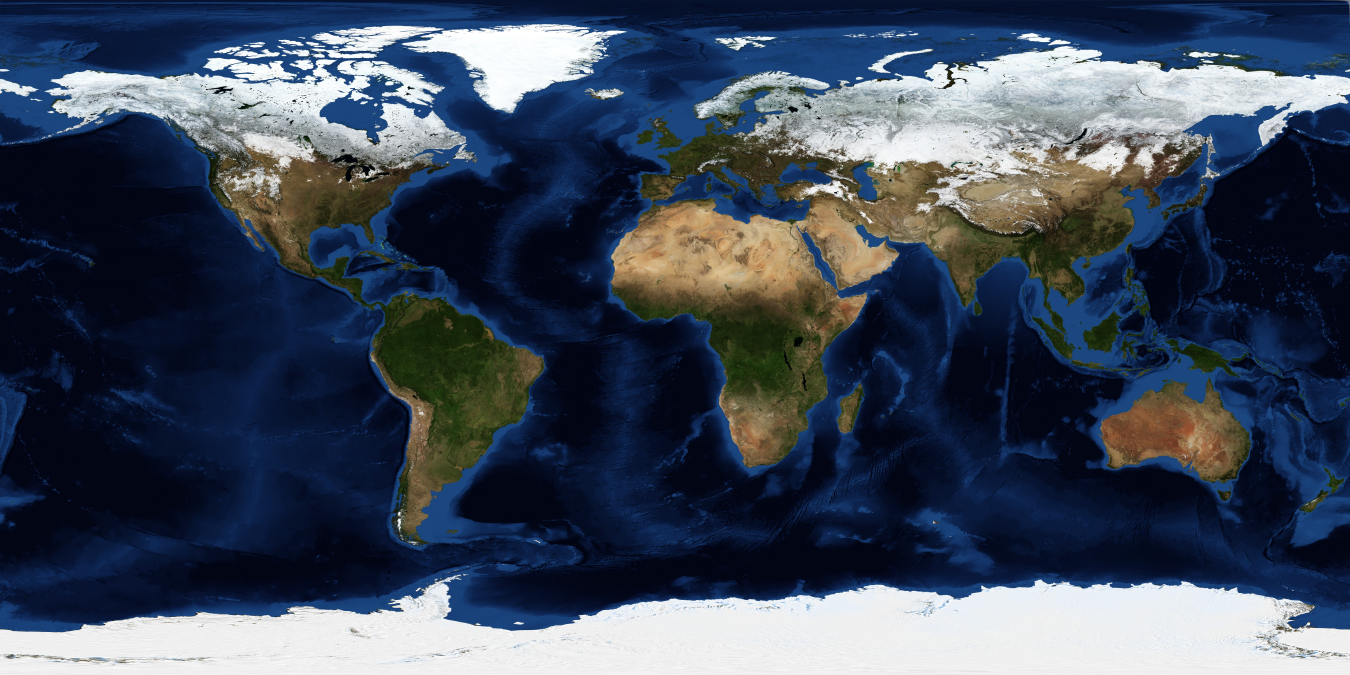
#> input picture assets/nasa_blue_marble_2004_12_5400x2700.jpg, 5400 x 2700 px (shown at 1/4 size)
$ python render_sanya_isr_earth.py
#> lines starting #> are read from the running program, lines starting #| are printed output that depends on the picture
#> in render, texture is the input picture: PIL image 5400x2700 RGB; mean R, G, B 63.2, 73.7, 90.8
#!/usr/bin/env python3
"""
Render an open-source NASA Earth texture with the Sanya ISR radar location.

Data provenance:
  Earth texture: NASA Earth Observatory, Blue Marble Next Generation,
  "world.topo.bathy.200412.3x5400x2700.jpg"
  https://visibleearth.nasa.gov/images/73934/topography

Run:
  conda run -n base python render_sanya_isr_earth.py
"""

from __future__ import annotations

from pathlib import Path
from urllib.request import urlretrieve

import matplotlib.pyplot as plt
from matplotlib.lines import Line2D
from mpl_toolkits.mplot3d import proj3d
import numpy as np
import pandas as pd
import ppigrf
from PIL import Image


TEXTURE_URL = (
    "https://assets.science.nasa.gov/content/dam/science/esd/eo/images/bmng/"
    "bmng-topography-bathymetry/december/world.topo.bathy.200412.3x5400x2700.jpg"
)

OUT_DIR = Path("figures")
ASSET_DIR = Path("assets")
TEXTURE_PATH = ASSET_DIR / "nasa_blue_marble_2004_12_5400x2700.jpg"
OUTPUT_PATH = OUT_DIR / "sanya_isr_west_meridian_fieldlines_altitude_scale.png"

# Sanya ISR approximate location, Hainan, China.
SANYA_LAT_DEG = 18.3
SANYA_LON_DEG = 109.6
EARTH_RADIUS_KM = 6371.0
IGRF_DATE = pd.Timestamp("2026-07-02")
F_REGION_ALT_KM = 300.0


def download_texture() -> None:
    ASSET_DIR.mkdir(exist_ok=True)
    if not TEXTURE_PATH.exists():
        print(f"Downloading NASA Blue Marble texture to {TEXTURE_PATH}")
        urlretrieve(TEXTURE_URL, TEXTURE_PATH)


def unit_xyz(lat_deg: float, lon_deg: float) -> np.ndarray:
    lat = np.deg2rad(lat_deg)
    lon = np.deg2rad(lon_deg)
    return np.array(
        [
            np.cos(lat) * np.cos(lon),
            np.cos(lat) * np.sin(lon),
            np.sin(lat),
        ]
    )


def local_basis(lat_deg: float, lon_deg: float) -> tuple[np.ndarray, np.ndarray, np.ndarray]:
    lat = np.deg2rad(lat_deg)
    lon = np.deg2rad(lon_deg)
    up = unit_xyz(lat_deg, lon_deg)
    east = np.array([-np.sin(lon), np.cos(lon), 0.0])
    north = np.array([-np.sin(lat) * np.cos(lon), -np.sin(lat) * np.sin(lon), np.cos(lat)])
    return east, north, up


# [64 lines left out: functions xyz_to_lat_lon_alt, enu_to_xyz, igrf_unit_xyz, trace_igrf_direction, trace_igrf_field_line, not called in this run]


def magnetic_meridian_seed_points(offsets_km: np.ndarray) -> list[tuple[float, float]]:
    """Seed ground points along Sanya's local magnetic meridian."""
    be, bn, _ = ppigrf.igrf(SANYA_LON_DEG, SANYA_LAT_DEG, 0.0, IGRF_DATE)
    east, north, up = local_basis(SANYA_LAT_DEG, SANYA_LON_DEG)
    horizontal = float(be[0]) * east + float(bn[0]) * north
    horizontal = horizontal / np.linalg.norm(horizontal)

    seeds = []
    for offset_km in offsets_km:
        surface_point = up + (offset_km / EARTH_RADIUS_KM) * horizontal
        surface_point = surface_point / np.linalg.norm(surface_point)
        lat_deg, lon_deg, _ = xyz_to_lat_lon_alt(surface_point)
        seeds.append((lat_deg, lon_deg))
    return seeds


def magnetic_meridian_azimuth_deg() -> float:
    be, bn, _ = ppigrf.igrf(SANYA_LON_DEG, SANYA_LAT_DEG, 0.0, IGRF_DATE)
    return np.rad2deg(np.arctan2(float(be[0]), float(bn[0])))


# [76 lines left out: functions beam_direction_xyz, slant_range_for_altitude_km, bperp_f_region_beam, project_points_to_figure, add_projected_line, xyz_to_local_km, not called in this run]


def local_km_to_lat_lon_alt(east_km: np.ndarray, north_km: np.ndarray, alt_km: np.ndarray) -> tuple[np.ndarray, np.ndarray, np.ndarray]:
    east, north, up = local_basis(SANYA_LAT_DEG, SANYA_LON_DEG)
    local_xyz = (
        unit_xyz(SANYA_LAT_DEG, SANYA_LON_DEG)[None, None, :]
        + (east_km[:, :, None] * east + north_km[:, :, None] * north + alt_km[:, :, None] * up)
        / EARTH_RADIUS_KM
    )
    local_xyz = local_xyz / np.linalg.norm(local_xyz, axis=2)[:, :, None]
    lat = np.rad2deg(np.arcsin(local_xyz[:, :, 2]))
    lon = np.rad2deg(np.arctan2(local_xyz[:, :, 1], local_xyz[:, :, 0]))
    return lat, lon, alt_km


def sample_earth_texture(texture: Image.Image, lat_deg: np.ndarray, lon_deg: np.ndarray) -> np.ndarray:
    tex = np.asarray(texture.convert("RGB")) / 255.0
    h, w, _ = tex.shape
#> h = 2700; w = 5400
    lon_wrapped = ((lon_deg + 180.0) % 360.0) - 180.0
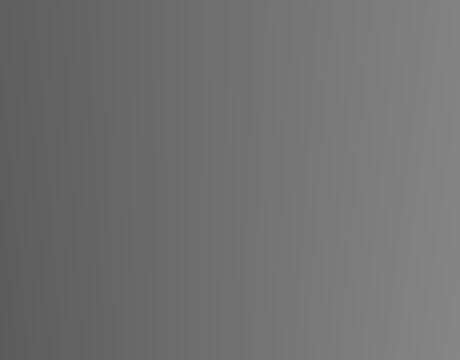
#> lon_wrapped: shape (360, 460) float64; min 92.48, max 134.2, mean 113.3
    col = np.clip(((lon_wrapped + 180.0) / 360.0 * (w - 1)).astype(int), 0, w - 1)
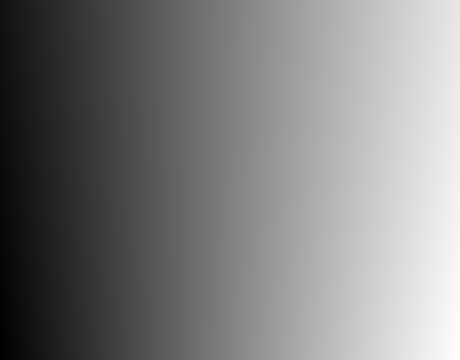
#> col: shape (360, 460) int64; min 4086, max 4711, mean 4398.6; drawn with min black and max white
    row = np.clip(((90.0 - lat_deg) / 180.0 * (h - 1)).astype(int), 0, h - 1)
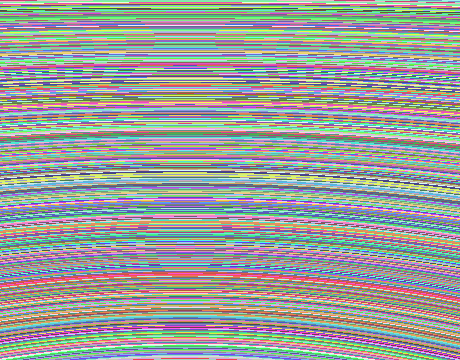
#> row: shape (360, 460) int64; 484 distinct labels, from 789 to 1272; one colour per label, 0 black
    rgb = tex[row, col]
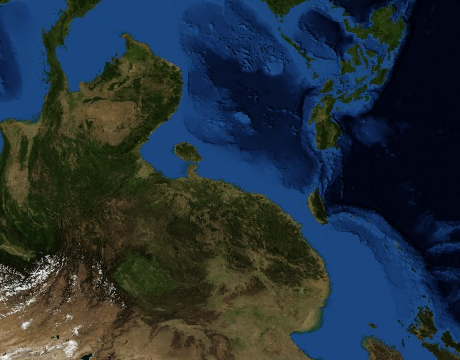
#> rgb: shape (360, 460, 3) float64; mean R, G, B 0.144, 0.195, 0.23
    shade = 0.72 + 0.28 * np.clip((lat_deg - lat_deg.min()) / (lat_deg.max() - lat_deg.min()), 0, 1)
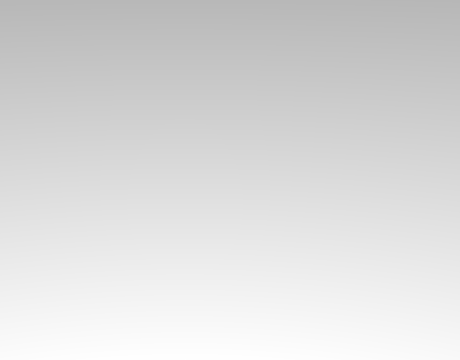
#> shade: shape (360, 460) float64; min 0.72, max 1, mean 0.859
    return np.clip(rgb * shade[:, :, None], 0, 1)
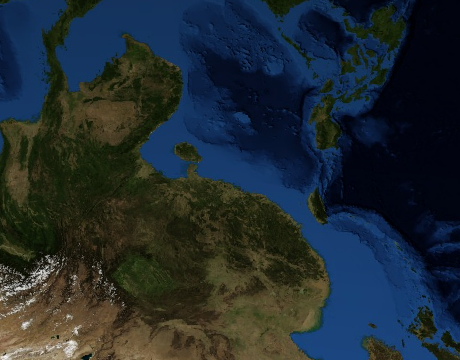
#> returned value: shape (360, 460, 3) float64; mean of channels 0, 1, 2 0.129, 0.17, 0.196; drawn as R, G, B


# [18 lines left out: function beam_points, not called in this run]


def render() -> None:
    download_texture()
    OUT_DIR.mkdir(exist_ok=True)

    texture = Image.open(TEXTURE_PATH).convert("RGB")

    east_km = np.linspace(-1650, 2450, 460)
    north_km = np.linspace(-1450, 2200, 360)
    east2, north2 = np.meshgrid(east_km, north_km)
    ground_z = -((east2**2 + north2**2) / (2.0 * EARTH_RADIUS_KM))
    lat2, lon2, _ = local_km_to_lat_lon_alt(east2, north2, np.zeros_like(east2))
    ground_rgba = np.dstack((sample_earth_texture(texture, lat2, lon2), np.full(east2.shape, 0.98)))

    fig = plt.figure(figsize=(18, 10), facecolor="black")
    ax = fig.add_subplot(111, projection="3d", facecolor="black")
    ax.set_position([0.00, 0.04, 1.00, 0.93])
    ax.plot_surface(
        east2,
        north2,
        ground_z,
        rstride=1,
        cstride=1,
        facecolors=ground_rgba,
        linewidth=0,
        antialiased=False,
        shade=False,
    )

    field_line_offsets_km = np.r_[
        np.linspace(-1250, -250, 5),
        np.linspace(0, 2400, 13),
    ]
    for seed_lat, seed_lon in magnetic_meridian_seed_points(field_line_offsets_km):
        field_line = trace_igrf_field_line(seed_lat, seed_lon, alt_km=120.0)
        local_line = xyz_to_local_km(field_line)
        keep = (
            (local_line[:, 0] > east_km.min())
            & (local_line[:, 0] < east_km.max())
            & (local_line[:, 1] > north_km.min())
            & (local_line[:, 1] < north_km.max())
            & (local_line[:, 2] > -40)
            & (local_line[:, 2] < 1600)
        )
        local_line = local_line[keep]
        if local_line.shape[0] < 2:
            continue
        ax.plot(
            local_line[:, 0],
            local_line[:, 1],
            local_line[:, 2],
            color="#ff4d1f",
            linewidth=2.2,
            alpha=0.82,
        )

    ax.scatter([0], [0], [15], s=95, c="#ff3b30", edgecolors="white", linewidths=1.1, depthshade=False)
    ax.text(35, -10, 30, "Sanya ISR", color="white", fontsize=12)

    be, bn, _ = ppigrf.igrf(SANYA_LON_DEG, SANYA_LAT_DEG, 0.0, IGRF_DATE)
    meridian = np.array([float(be[0]), float(bn[0])])
    meridian = meridian / np.linalg.norm(meridian)
    s = np.linspace(-1500, 1500, 280)
    mx = s * meridian[0]
    my = s * meridian[1]
    mz = 55.0 - ((mx**2 + my**2) / (2.0 * EARTH_RADIUS_KM))
    meridian_points = np.column_stack((mx, my, mz))
    ax.plot(mx, my, mz, color="#ffd84d", linewidth=2.4, alpha=0.92)
    ax.text(mx[-1] - 360, my[-1] + 40, mz[-1] + 35, "magnetic meridian", color="#ffd84d", fontsize=13)

    scale_x = -1320.0
    scale_y = -1120.0
    ax.plot(
        [scale_x, scale_x],
        [scale_y, scale_y],
        [100, 1000],
        color="white",
        linewidth=1.6,
        alpha=0.85,
    )
    for altitude in range(100, 1001, 100):
        tick_len = 42.0 if altitude % 500 else 70.0
        ax.plot(
            [scale_x, scale_x + tick_len],
            [scale_y, scale_y],
            [altitude, altitude],
            color="white",
            linewidth=1.1,
            alpha=0.8,
        )
        if altitude % 200 == 0 or altitude in (100, 1000):
            ax.text(
                scale_x - 155,
                scale_y,
                altitude,
                f"{altitude} km",
                color="white",
                fontsize=9,
                alpha=0.82,
                ha="right",
                va="center",
            )

    ax.set_xlim(-1450, 1750)
    ax.set_ylim(-1250, 2050)
    ax.set_zlim(-130, 1600)
    ax.set_box_aspect((2.8, 2.1, 1.25))
    ax.set_axis_off()

    # View from east looking west toward Sanya; magnetic meridian lies left-right.
    ax.view_init(elev=8, azim=0, roll=0)
    ax.dist = 5.4
    fig.canvas.draw()
    add_projected_line(fig, ax, meridian_points, color="#ffd84d", linewidth=2.4, alpha=0.95)

    sanya_xy = project_points_to_figure(fig, ax, np.array([[0.0, 0.0, 80.0]]))[0]
    fig.add_artist(
        Line2D(
            [sanya_xy[0]],
            [sanya_xy[1]],
            marker="o",
            markersize=8,
            markerfacecolor="#ff3b30",
            markeredgecolor="white",
            linestyle="None",
            transform=fig.transFigure,
            zorder=1001,
        )
    )
    fig.text(
        sanya_xy[0] + 0.008,
        sanya_xy[1] + 0.004,
        "Sanya",
        color="white",
        fontsize=12,
        transform=fig.transFigure,
        zorder=1001,
    )

    fig.text(
        0.02,
        0.025,
        "Earth texture: NASA Blue Marble Next Generation / Earth Observatory. "
        f"Magnetic meridian and field lines from IGRF14 via ppigrf, {IGRF_DATE.date()}. "
        "Script: render_sanya_isr_earth.py",
        color="0.75",
        fontsize=8,
    )
    fig.savefig(OUTPUT_PATH, dpi=300, bbox_inches="tight", pad_inches=0.02, facecolor=fig.get_facecolor())
    print(f"Wrote {OUTPUT_PATH}")


if __name__ == "__main__":
    render()
#> (the call stopped at in magnetic_meridian_seed_points, `be, bn, _ = ppigrf.igrf(SANYA_LON_DEG, SANYA_LAT_DEG, 0.0, IGRF_DATE)`: ppigrf is not available in this run)
